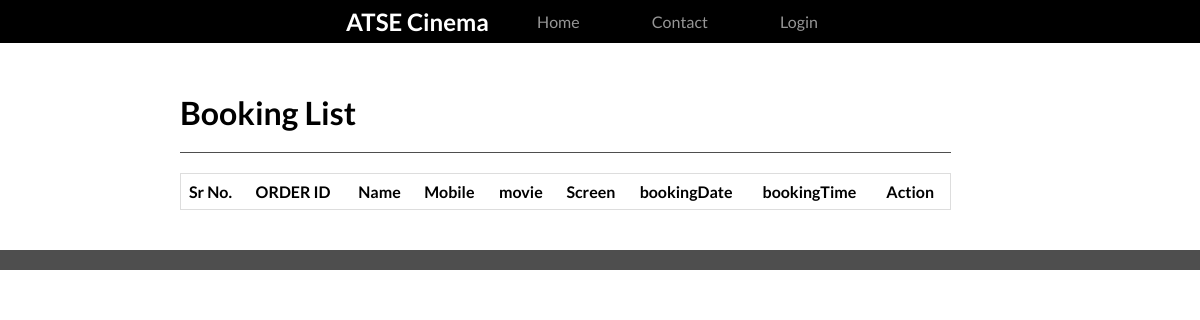
Page /booking-list.php on the earlier database version.
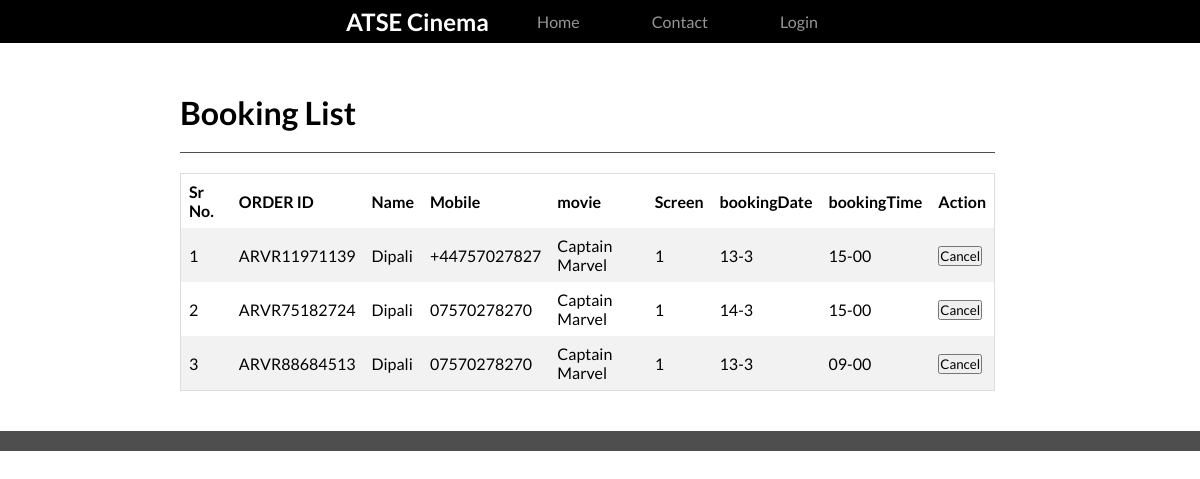
Same page on the later database version.
### tables this page shows
CREATE TABLE `bookingtable` (
  `bookingID` int(11) NOT NULL,
  `movieID` int(11) DEFAULT NULL,
  `bookingTheatre` varchar(100) NOT NULL,
  `bookingType` varchar(100) DEFAULT NULL,
  `bookingDate` varchar(50) NOT NULL,
  `bookingTime` varchar(50) NOT NULL,
  `bookingFName` varchar(100) NOT NULL,
  `bookingLName` varchar(100) DEFAULT NULL,
  `bookingPNumber` varchar(12) NOT NULL,
  `bookingEmail` varchar(255) NOT NULL,
  `amount` varchar(255) NOT NULL,
  `ORDERID` varchar(255) NOT NULL,
  `DATE-TIME` datetime NOT NULL DEFAULT current_timestamp()
);

CREATE TABLE `movie` (
  `mid` int(11) NOT NULL,
  `movieName` varchar(100) NOT NULL,
  `movieCast` varchar(100) NOT NULL,
  `facts` text NOT NULL,
  `description` text NOT NULL,
  `rating` int(30) NOT NULL,
  `image` text NOT NULL,
  `htype` int(11) NOT NULL
);

### booking-list.php (the view, shortened to what this page needs)
<?php
    include("connection.php");
?>
<!DOCTYPE html>
<html lang="en">
<head>
    <link rel="stylesheet" href="style/styles.css">
    <link rel="stylesheet" href="https://use.fontawesome.com/releases/v5.7.2/css/all.css">
</head>
<?php
    include("includes/header.php");
?>
<body>
    <div class="contact-us-container">
        <div class="contact-us-section contact-us-section1">
            <h1>Booking List</h1>
            <div style="overflow-x:auto;">
                <table>
                    <tr>
                        <th>Sr No.</th>
                        <th>ORDER ID</th>
                        <th>Name</th>
                        <th>Mobile</th>
                        <th>movie</th>
                        <th>Screen</th>
                        <th>bookingDate</th>
                        <th>bookingTime</th>
                        <th>Action</th>
                    </tr>
                    <?php
                    $sql1 = mysqli_query($con, "SELECT bookingtable.*, movie.movieName ,movie.mid
                        FROM bookingtable
                        INNER JOIN movie ON movie.mid = bookingtable.movieID
                        ORDER BY bookingtable.bookingID desc");
                    $a = 1;
                    while ($mrow = mysqli_fetch_array($sql1)) {
                        echo '<tr>
                            <td>'.$a.'</td>
                            <td>'.$mrow['ORDERID'].'</td>
                            <td>'.$mrow['bookingFName'].'</td>
                            <td>'.$mrow['bookingPNumber'].'</td>
                            <td>'.$mrow['movieName'].'</td>
                            <td>'.$mrow['mid'].'</td>
                            <td>'.$mrow['bookingDate'].'</td>
                            <td>'.$mrow['bookingTime'].'</td>
                            <td><button onclick="cancelBooking('.$mrow['bookingID'].')">Cancel</button></td>
                        </tr>';
                        $a++;
                    }
                    ?>
                </table>
            </div>
        </div>
    </div>
    <footer></footer>
</body>
</html>

Differences in the rows shown:
added bookingtable: ORDERID "ARVR11971139", bookingFName "Dipali", bookingPNumber "+44757027827", movie.movieName "Captain Marvel", movie.mid "1", bookingDate "13-3", bookingTime "15-00"
added bookingtable: ORDERID "ARVR75182724", bookingFName "Dipali", bookingPNumber "07570278270", movie.movieName "Captain Marvel", movie.mid "1", bookingDate "14-3", bookingTime "15-00"
added bookingtable: ORDERID "ARVR88684513", bookingFName "Dipali", bookingPNumber "07570278270", movie.movieName "Captain Marvel", movie.mid "1", bookingDate "13-3", bookingTime "09-00"
